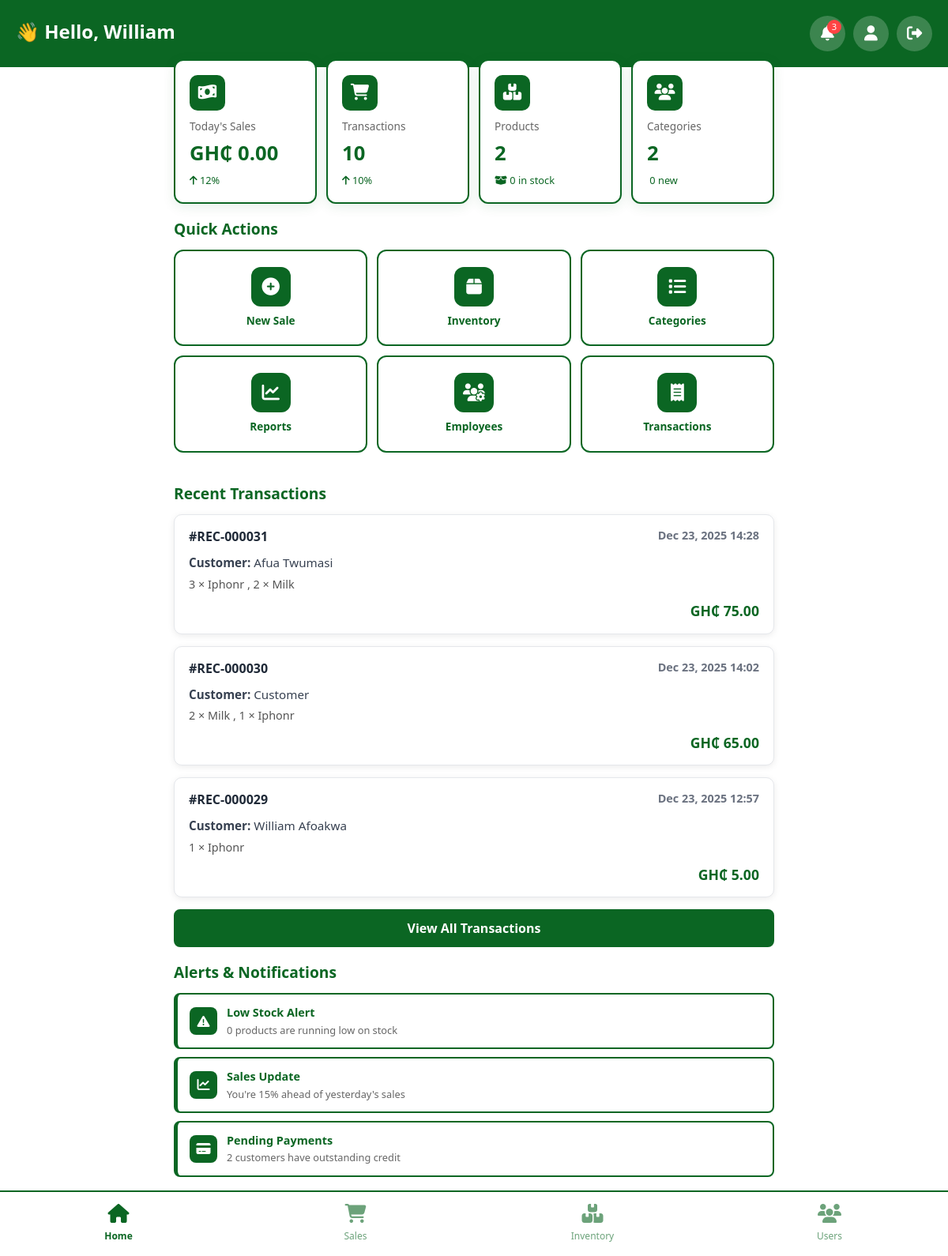
Page /dashboard/ (signed in) on the earlier database version.
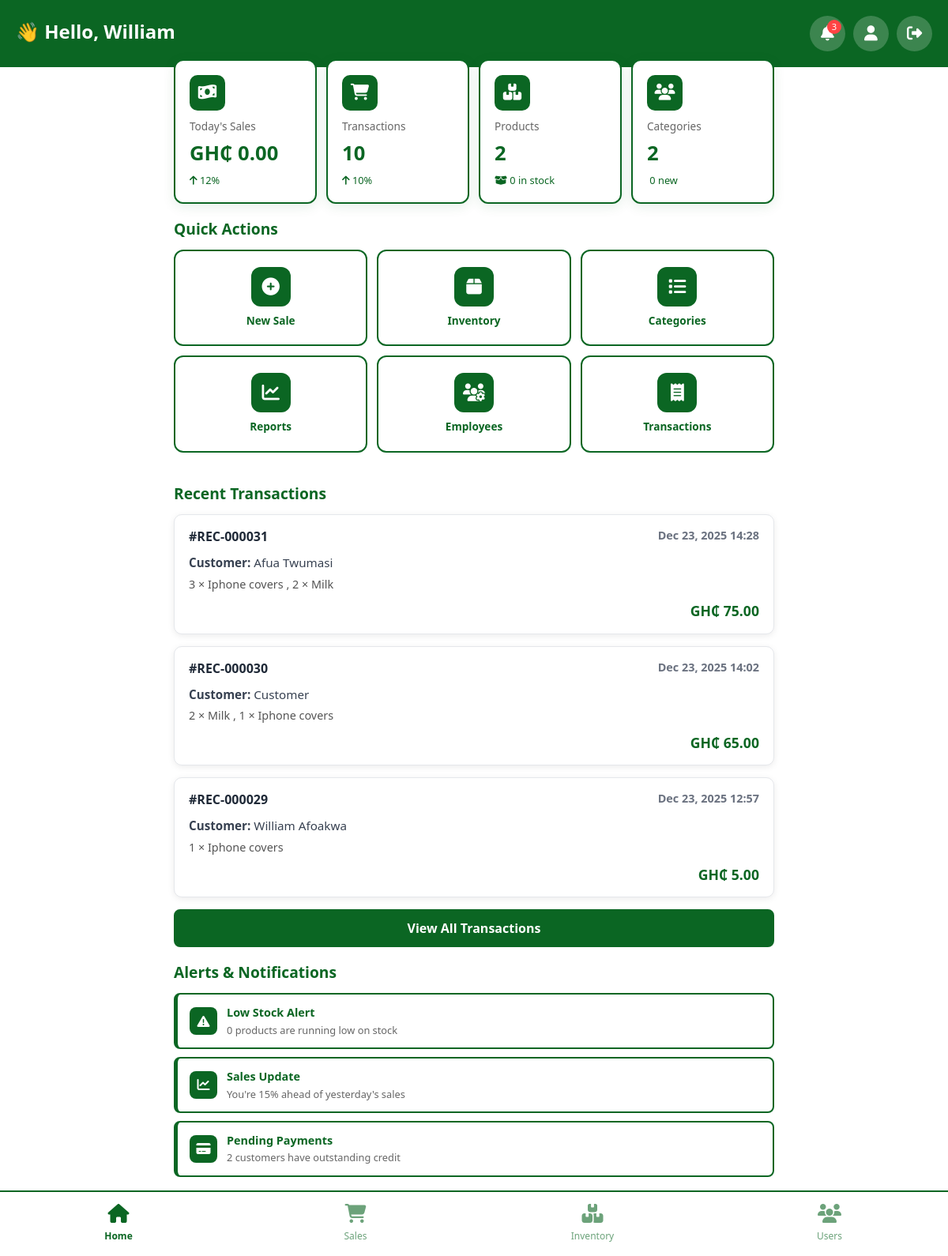
Same page on the later database version.
### user/models.py (models this page shows, shortened)
class SaleItem(models.Model):
    sale = models.ForeignKey(Sales, related_name="items", on_delete=models.CASCADE)
    product = models.ForeignKey(Product, on_delete=models.PROTECT)
    quantity = models.IntegerField()
    unit_price = models.DecimalField(max_digits=10, decimal_places=2)
    class Meta:
        db_table = 'sale_item'

class Product(models.Model):
    name = models.CharField(max_length=200)
    category = models.ForeignKey(Category, on_delete=models.PROTECT)
    description = models.TextField(blank=True)
    price = models.DecimalField(max_digits=10, decimal_places=2)
    cost_price = models.DecimalField(max_digits=10, decimal_places=2, null=True, blank=True)
    stock = models.IntegerField(default=0)
    min_stock = models.IntegerField(default=10)
    sku = models.CharField(max_length=50, blank=True)
    created_at = models.DateTimeField(auto_now_add=True)
    stock_level = models.CharField(max_length=50, blank=True, choices=[
        ('In Stock', 'In Stock'),
        ('Low Stock', 'Low Stock'),
        ('Out of Stock', 'Out of Stock'),
    ], default='In Stock')
    class Meta:
        db_table = 'product'

### user/views.py (the view)
# urls.py: path('dashboard/', views.dashboard_view, name='dashboard'),
@login_required
def dashboard_view(request):
    user=request.user
    products_list = Product.objects.count()
    total_categories = Category.objects.count()
    low_stock_count = Product.objects.filter(stock_level='Low Stock').count()
    today_sales = Sales.objects.filter(sale_date__date=date.today())
    receipt = Receipt.objects.select_related('sale').prefetch_related('sale__items__product').order_by('-issued_at')[:3]
    receipts = Receipt.objects.select_related('sale').order_by('-issued_at')[:3]
    receipt_count = Receipt.objects.count()
    today = date.today()
    today_sales = Sales.objects.filter(sale_date__date=today)
    total_sales_amount = sum(sale.total_amount for sale in today_sales)
    context={
        'total_products':products_list,
        'total_categories':total_categories,
        'low_stock_count': low_stock_count,
        'total_sales_amount': total_sales_amount,
        'today_sales_count': today_sales.count(),
        'user':user,
        'Receipt_count': receipt_count,
        'receipt': receipt,
        'receipts': receipts,
    }
    return render(request, 'dashboard.html',context)

### user/models.py (called while the page is built)
    def __str__(self):
        return f"{self.first_name} {self.last_name}"

### templates/dashboard.html (shortened to what the changed rows need)
{% load static %}
<!DOCTYPE html>
<html lang="en">
<head>
    <link href="https://cdn.jsdelivr.net/npm/bootstrap@5.3.0/dist/css/bootstrap.min.css" rel="stylesheet">
    <link rel="stylesheet" href="https://cdnjs.cloudflare.com/ajax/libs/font-awesome/6.4.0/css/all.min.css">
</head>
<body>
    <div class="top-header">
        <div class="header-content">
            <div class="welcome-section">
                <h2>👋 Hello, {{ user.first_name|default:"Owner" }}</h2>
            </div>
        </div>
    </div>
    <div class="content-wrapper">
        <div class="recent-section">
    {% if receipt %}
        {% for sale in receipt|slice:":3" %}
            <div class="transaction-card">
                <div class="transaction-header">
                    <span class="transaction-id">#{{ sale.receipt_number }}</span>
                    <span class="transaction-time">{{ sale.issued_at|date:"M d, Y H:i" }}</span>
                </div>
                <div class="transaction-body">
                    <p class="transaction-customer">
                        <strong>Customer:</strong> {{ sale.sale.cashier|default:"Customer" }}
                    </p>
                    <div class="transaction-items">
                        {% for item in sale.sale.items.all %}
                            <span class="item">
                                {{ item.quantity }} × {{ item.product.name }}
                                {% if not forloop.last %}, {% endif %}
                            </span>
                        {% endfor %}
                    </div>
                </div>
                <div class="transaction-footer">
                    <span class="transaction-amount">GH₵ {{ sale.sale.total_amount|default:"0.00" }}</span>
                </div>
            </div>
        {% endfor %}
    {% else %}
        <div class="empty-state">
            <i class="fas fa-receipt"></i>
            <p>No recent transactions found.</p>
        </div>
    {% endif %}
</div>
    </div>
</body>
</html>

Differences in the rows shown:
changed through a linked row, SaleItem (number 1 of 5 on the later page): product.name "Iphonr" → "Iphone covers"
changed through a linked row, SaleItem (number 4 of 5 on the later page): product.name "Iphonr" → "Iphone covers"
changed through a linked row, SaleItem (number 5 of 5 on the later page): product.name "Iphonr" → "Iphone covers"
